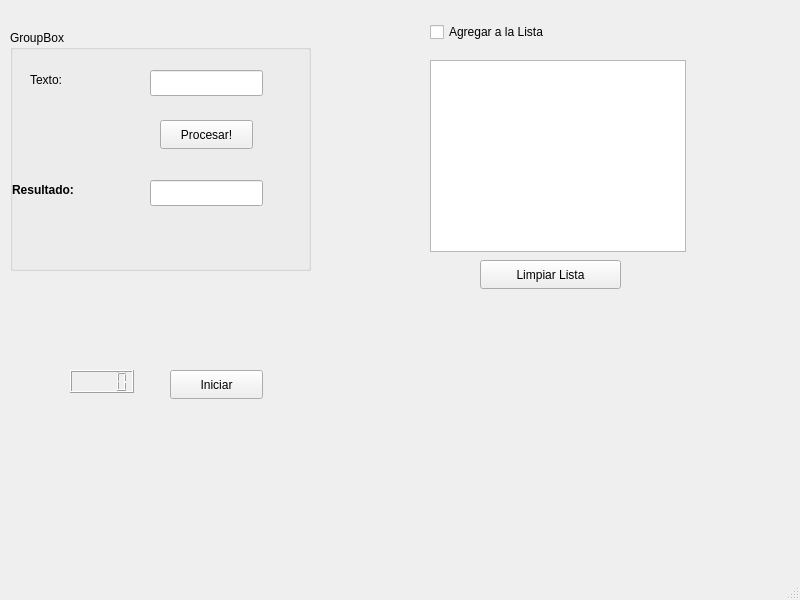
<?xml version="1.0" encoding="UTF-8"?>
<ui version="4.0">
 <class>MainWindow</class>
 <widget class="QMainWindow" name="MainWindow">
  <property name="geometry">
   <rect>
    <x>0</x>
    <y>0</y>
    <width>800</width>
    <height>600</height>
   </rect>
  </property>
  <property name="windowTitle">
   <string>MainWindow</string>
  </property>
  <widget class="QWidget" name="centralwidget">
   <widget class="QGroupBox" name="groupBox">
    <property name="geometry">
     <rect>
      <x>10</x>
      <y>30</y>
      <width>301</width>
      <height>241</height>
     </rect>
    </property>
    <property name="title">
     <string>GroupBox</string>
    </property>
    <widget class="QPushButton" name="btnProcesar">
     <property name="geometry">
      <rect>
       <x>150</x>
       <y>90</y>
       <width>93</width>
       <height>29</height>
      </rect>
     </property>
     <property name="text">
      <string>Procesar!</string>
     </property>
    </widget>
    <widget class="QLineEdit" name="txtTexto">
     <property name="geometry">
      <rect>
       <x>140</x>
       <y>40</y>
       <width>113</width>
       <height>26</height>
      </rect>
     </property>
    </widget>
    <widget class="QLabel" name="lblResultado">
     <property name="geometry">
      <rect>
       <x>2</x>
       <y>150</y>
       <width>81</width>
       <height>20</height>
      </rect>
     </property>
     <property name="font">
      <font>
       <bold>true</bold>
      </font>
     </property>
     <property name="text">
      <string>Resultado:</string>
     </property>
    </widget>
    <widget class="QLabel" name="lblTexto">
     <property name="geometry">
      <rect>
       <x>20</x>
       <y>40</y>
       <width>63</width>
       <height>20</height>
      </rect>
     </property>
     <property name="text">
      <string>Texto:</string>
     </property>
    </widget>
    <widget class="QLineEdit" name="txtResultado">
     <property name="geometry">
      <rect>
       <x>140</x>
       <y>150</y>
       <width>113</width>
       <height>26</height>
      </rect>
     </property>
     <property name="readOnly">
      <bool>true</bool>
     </property>
    </widget>
   </widget>
   <widget class="QListWidget" name="lstTexto">
    <property name="geometry">
     <rect>
      <x>430</x>
      <y>60</y>
      <width>256</width>
      <height>192</height>
     </rect>
    </property>
   </widget>
   <widget class="QCheckBox" name="chkAddLista">
    <property name="geometry">
     <rect>
      <x>430</x>
      <y>20</y>
      <width>211</width>
      <height>24</height>
     </rect>
    </property>
    <property name="text">
     <string>Agregar a la Lista</string>
    </property>
   </widget>
   <widget class="QPushButton" name="btnLimpiar">
    <property name="geometry">
     <rect>
      <x>480</x>
      <y>260</y>
      <width>141</width>
      <height>29</height>
     </rect>
    </property>
    <property name="text">
     <string>Limpiar Lista</string>
    </property>
   </widget>
   <widget class="QLCDNumber" name="lcdNumber">
    <property name="geometry">
     <rect>
      <x>70</x>
      <y>370</y>
      <width>64</width>
      <height>23</height>
     </rect>
    </property>
   </widget>
   <widget class="QPushButton" name="btnIniciar">
    <property name="geometry">
     <rect>
      <x>170</x>
      <y>370</y>
      <width>93</width>
      <height>29</height>
     </rect>
    </property>
    <property name="text">
     <string>Iniciar</string>
    </property>
   </widget>
  </widget>
  <widget class="QMenuBar" name="menubar">
   <property name="geometry">
    <rect>
     <x>0</x>
     <y>0</y>
     <width>800</width>
     <height>26</height>
    </rect>
   </property>
  </widget>
  <widget class="QStatusBar" name="statusbar"/>
 </widget>
 <resources/>
 <connections/>
</ui>
